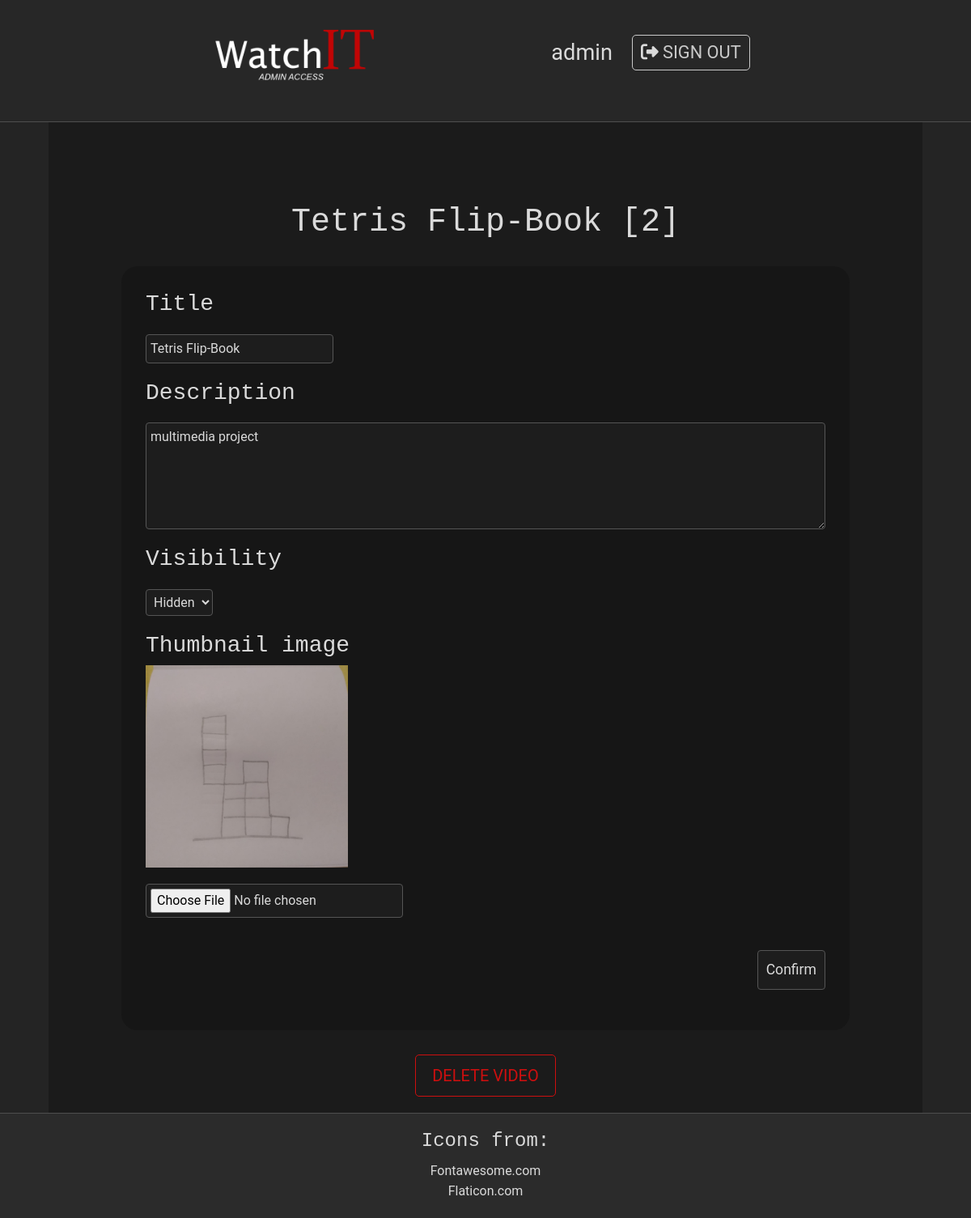
The page /admin/video.php?id=2 (signed in) on the database its author committed.
### tables this page shows
CREATE TABLE `videos` (
  `id` int(11) NOT NULL,
  `video_url` char(255) NOT NULL,
  `thumbnail` varchar(255) NOT NULL,
  `title` varchar(100) NOT NULL,
  `upload_date` timestamp NOT NULL DEFAULT current_timestamp(),
  `description` text DEFAULT NULL,
  `views` int(11) NOT NULL DEFAULT 0,
  `listed` int(1) NOT NULL DEFAULT 0,
  `channel_id` int(11) NOT NULL
);

### admin/select_admin.php (called while the page is built)
<?php
    require '../connection.php';
    $sql = "SELECT * FROM admins WHERE (id = ?)";
    $stmt = $pdo->prepare($sql);
    $stmt->execute([$_SESSION['adminID']]);
    $admin = $stmt->fetch();
?>

### admin/select_video.php (called while the page is built, shortened)
<?php
    include '../connection.php';
    if (isset($_SESSION['adminID'])) {
        $sql = "SELECT * FROM videos WHERE id = ?";
        $stmt = $pdo->prepare($sql);
        $stmt->execute([$videoID]);
        $video = $stmt->fetch();
    }
?>

### admin/video.php (the view, shortened to what this page needs)
<?php
require '../connection.php';
include 'select_admin.php';
$videoID = $_GET['id'];
include 'select_video.php';
?>
<!DOCTYPE html>
<html lang="en">
<head>
    <link rel="stylesheet" href="https://stackpath.bootstrapcdn.com/bootstrap/4.3.1/css/bootstrap.min.css">
    <link rel="stylesheet" href="../css/main.css">
    <link rel="stylesheet" href="css/channel.css">
</head>
<body>
    <?php require 'header.php' ?>
    <div class="content">
        <h1><?php echo $video['title'] . " [" . $videoID . "]"; ?></h1>
        <div class="upload-form">
            <form action="update_video.php" method="post" enctype="multipart/form-data">
                <h3>Title</h3>
                <input type="text" name="title" placeholder="Enter video title" required="required" value="<?php echo $video['title']; ?>">
                <h3>Description</h3>
                <textarea name="description" id="description" cols="30" rows="5" placeholder="Video description..."><?php
                            if (isset($video['description'])) {
                                echo str_replace('<br />', "", $video['description']);
                            }
                        ?></textarea>
                <h3>Visibility</h3>
                <select name="listed" id="listed">
                    <?php
                        if ($video['listed'] === 1) {
                            echo "<option value='1' selected='selected'>Visible</option>"
                            . "<option value='0'>Hidden</option>";
                        }
                        else {
                            echo "<option value='1'>Visible</option>"
                            . "<option value='0' selected='selected'>Hidden</option>";
                        }
                    ?>
                </select>
                <h3>Thumbnail image</h3>
                <div class="thumbnail-preview">
                    <?php
                        if (isset($video['thumbnail']) && $video['thumbnail'] != "") {
                            echo "<img src='../" . $video['thumbnail'] . "' id='thumbnail'>";
                        }
                        else {
                            echo "<img src='../media/images/no-thumbnail.jpg' id='thumbnail'>";
                        }
                    ?>
                </div>
                <input type="file" name="thumbnail" id="thumbnail-file">
                <input type="submit" value="Confirm">
            </form>
        </div>
        <button class="remove-button" id="remove-button">DELETE VIDEO</button>
    </div>
    <?php include '../footer.php'; ?>
</body>
</html>

### admin/header.php (shortened to what this page needs)
<link rel="stylesheet" type="text/css" href="../css/header.css">
<link rel="stylesheet" type="text/css" href="../css/searchbar.css">
<div class="header-container">
    <div class="header">
        <div class="header-content">
            <div class="logo-container">
                <a href="index.php"><img src="../media/images/logo-admin.png" alt="WatchITAdmin"></a>
            </div>
            <?php
                if (isset($_SESSION['adminID'])) {
                    echo "<div class='account-info'>
                        <ul>
                            <li><p>" . $admin['username'] . "</p></li>
                            <li>
                                <a href='logout.php'>
                                    <button class='account-button'><i class='fas fa-sign-out-alt'></i> Sign out</button>
                                </a>
                        </ul>
                    </div>";
                }
            ?>
        </div>
    </div>
</div>

### css/main.css (style rules this page uses)
* { margin: 0; padding: 0; color: rgb(218, 218, 218); }
body { background: rgb(36, 36, 36); font-family: "Roboto", sans-serif; }
h1, h2, h3, h4 { font-family: "Roboto Slab", monospace; }
.content { min-height: 800px; position: relative; padding: 40px; padding-top: 100px; width: 90%; max-width: 1310px; padding-bottom: 20px; margin: 0 auto 0 auto; background:rgb(27, 27, 27) }

### admin/css/channel.css (style rules this page uses)
h1 { text-align: center; }
.upload-form { width: 90%; max-width: 900px; padding: 30px; margin: 30px auto; background: rgb(22, 22, 22); border-radius: 20px; }
.upload-form * { display: block; }
.upload-form input { margin: 20px 0; background-color: rgb(29, 29, 29); padding: 5px; border: none; border-radius: 4px; outline: none; border: 1px solid rgb(85, 85, 85); transition: 0.3s; }
textarea { width: 100%; margin: 20px 0; background-color: rgb(29, 29, 29); padding: 5px; border: none; border-radius: 4px; outline: none; border: 1px solid rgb(85, 85, 85); transition: 0.3s; }
.upload-form select { margin: 20px 0; background-color: rgb(29, 29, 29); padding: 5px; border: none; border-radius: 4px; outline: none; border: 1px solid rgb(85, 85, 85); transition: 0.3s; }
.upload-form input[type=submit] { padding: 10px; font-size: 1.1em; float: right; }
.banner-preview img, .thumbnail-preview img { max-width: 80%; max-height: 250px; }
.remove-button { padding: 10px 20px; font-size: 1.25em; display: block; margin: auto; font-weight: 400; text-transform: uppercase; background-color: transparent; border: 1px solid rgb(206, 15, 15); border-radius: 5px; color: rgb(206, 15, 15); outline: none; transition: 0.3s; }

### css/header.css (style rules this page uses)
.header-container { position: sticky; top: 0; z-index: 10000; }
.header { position: relative; min-height: 150px; background-color: rgb(39, 39, 39); border-bottom: 1px solid rgb(78, 78, 78); }
.header-content { display: flex; flex-direction: row; flex-wrap: wrap; align-items: center; justify-content: space-between; position: relative; max-width: 1310px; width: 90%; margin: auto; min-height: 150px; padding-bottom: 20px; }
.logo-container { display: inline; }
.logo-container img { height: 80px; }
.account-info { display: inline; }
.account-info ul { list-style: none; margin: 0; }
.account-info a, .account-info p { font-size: 1.7em; }
.account-info p { display: inline; }
.account-info li { vertical-align: middle; display: inline; margin: 10px; }
.account-button { padding: 5px 10px; font-size: 0.8em; font-weight: 400; text-transform: uppercase; background-color: transparent; border: 1px solid rgb(201, 201, 201); border-radius: 5px; color: rgb(201, 201, 201); outline: none; transition: 0.5s; }
.account-button i { transition: 0.5s; }
@media screen and (max-width: 1310px) { .header-content { justify-content: space-evenly; } }

### rows shown on the page
videos: title "Tetris Flip-Book", description "multimedia project", listed "Hidden", thumbnail (picture)

### other values the page prints
$admin['username'] "admin"
$videoID "2"
